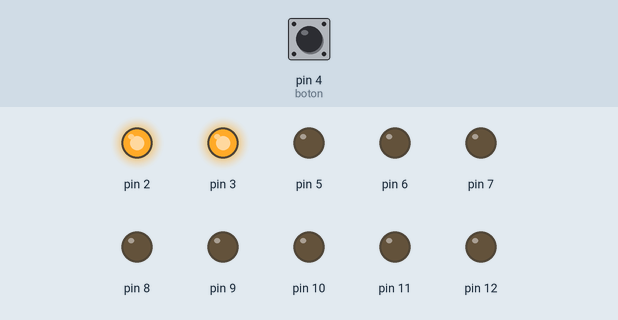
Recording of a sketch running on a simulated Arduino Uno, built with avr-gcc and run on an emulated ATmega328P. Shown: output pins drawn as LEDs (lit = HIGH). Dashed ring = blinking. Inputs (shaded band) come from the test bench; at power-on: pin 4 (boton) LOW.

Above: at 1.2 s.
1.3 s: pin 4 (boton) pulled HIGH for 1 s
At 3.8 s:
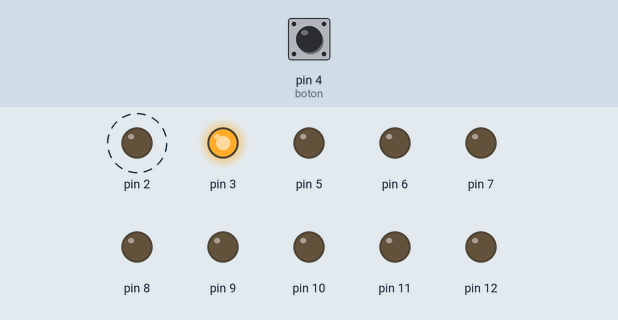
5.3 s: pin 4 (boton) pulled HIGH for 0.15 s
At 6.4 s:
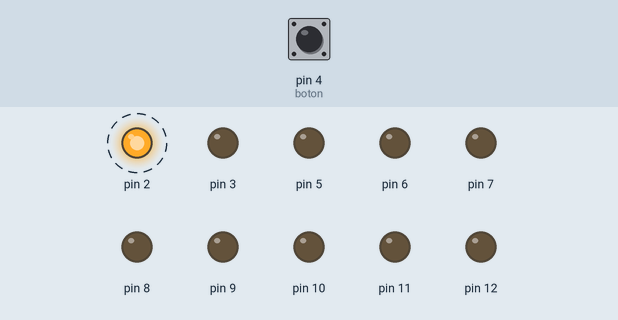
8.4 s: pin 4 (boton) pulled HIGH for 1 s
At 11.5 s:
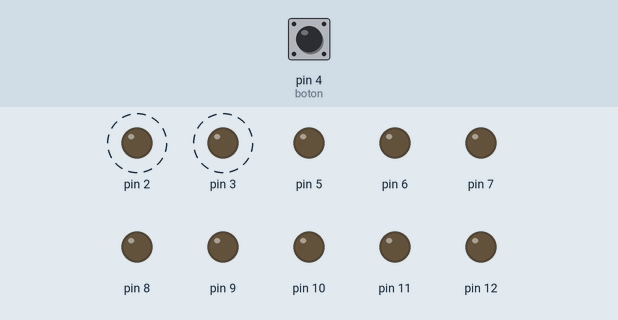
12.4 s: pin 4 (boton) pulled HIGH for 3.2 s
At 18.4 s:
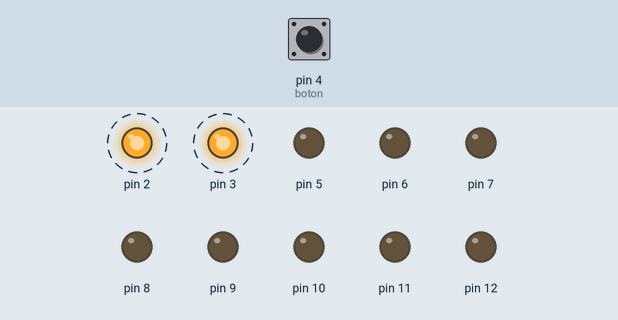
18.6 s: pin 4 (boton) pulled HIGH for 0.15 s
At 18.87 s:
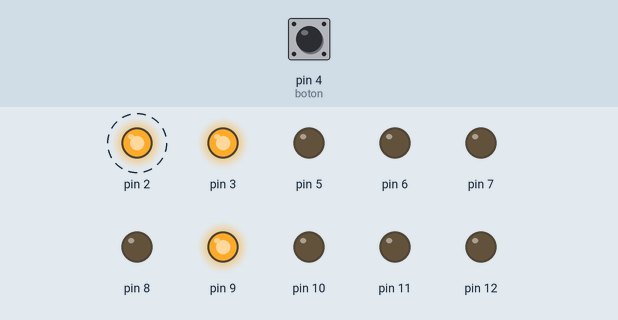
21.6 s: pin 4 (boton) pulsed HIGH 2 times (0.12 s each, 0.3 s apart)
At 22.8 s:
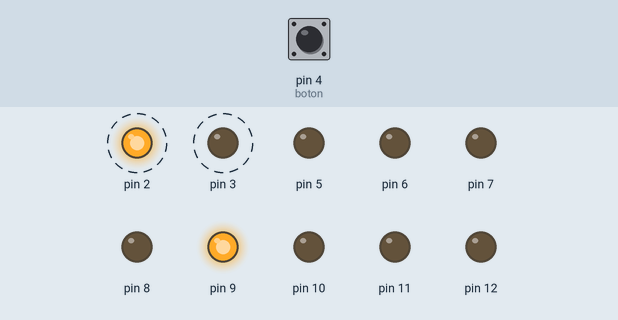
Timing chart, 0 to 25.6 s (numbered marks = the images above; inputs shaded):
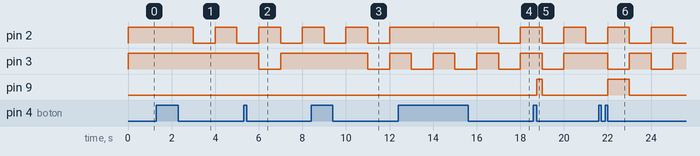

Measured:
- after the input at 1.3 s, pin 2: HIGH → LOW after 1.7 s, → HIGH 1.0 s later, → LOW 1.0 s later
- after the input at 5.3 s, pin 3: HIGH → LOW after 0.70 s, → HIGH 1.0 s later
- after the input at 8.4 s, pin 3: HIGH → LOW after 2.6 s, → HIGH 1.0 s later
- after the input at 12.4 s, pin 2: HIGH → LOW after 4.6 s, → HIGH 1.0 s later
- after the input at 18.6 s, pin 3: HIGH → LOW after 0.40 s, → HIGH 1.0 s later; pin 9: LOW → HIGH after 0.15 s, → LOW 0.25 s later
- after the input at 21.6 s, pin 3: alternates HIGH for 1.0 s and LOW for 1.0 s, starting after 0.40 s; pin 9: LOW → HIGH after 0.42 s, → LOW 0.98 s later

The sketch:

CentralElectrica.ino
```cpp
#define cant_operadores 2
#include "ColaEstatica.h"
#include <avr/wdt.h>
#include <math.h>
#define SEGUNDOS 10

typedef struct {
  int led;
  int ledstate;
  int leds[4];
  double tiempo;
  Tcola cola;
  double llamada;
  int plibre_led;
} Toperador;
/*registro Toperador que va a tener todas las variables de cada uno de los operadores, led es del numero de led que le corresponde en la
placa arduino, ledstate indica el estado del led, actuaria como un "booleano": 1 para HIGH (prendido), 0 para LOW (apagado)*/

/*definimos aca las funciones que despues vamos a usar en el algoritmo*/
void ponerllamada (Toperador *op, double duracion);
void ElegirOperador(Toperador operadores[cant_operadores], int* destino);
void InicializarOperadores(Toperador operadores[cant_operadores]);
void actualizar(Toperador operadores[cant_operadores]);


/*Definimos un arreglo de cant_operadores que en este caso es igual a dos del tipo Toperador (es decir, que va a ser un registro)*/
Toperador operadores[cant_operadores];

const int boton = 4;
double reloj = 0;
int destino;
/*Con destino nos referimos al operador al cual va a ser destinada la llamada: 0 para operador 1 y 1 para operador 2 (los arreglos empiezan en posicion 0 en C)*/
double duracion=0;
int i;
int j;


double buttonState = 0;
double lastButtonState = 0;
double startPressed = 0;
double endPressed = 0;
double millisact;
/*Buttonstate estado del boton actualmente LOW o HIGH, LastButtonState el ultimo estado del boton, StartPressed almacena el momento en el cuál comenzo a presionarse el botón*/


void setup() {
/*Se le asignan a cada operador uno de los dos leds amarillos que van a estar en los pines 2 y 3*/
operadores[0].led = 2;
operadores[1].led = 3;

/*Inicializacion de los leds de las colas que son cuatro leds rojas para cada uno*/
int cont=5;
for(i=0; i<=1; i++){
  for(j=0; j<=3; j++){
    operadores[i].leds[j]=cont;
    cont++;
}}
/*Se declara el boton como pin de salida*/
pinMode(boton, INPUT);
InicializarOperadores(operadores);


}


void loop() {

/*Milisegundos actuales*/
millisact = millis();
/*Si los milisegundos actuales desde que comienza el loop es mayor al tiempo de reloj que habia hasta el momento, al restarlo me deberia dar mayor o igual a 1 segundo*/
if (millisact - reloj >= 1000) {
   actualizar(operadores); /**/
   reloj = millisact; /*actualizo el tiempo de reloj para la proxima vez que se ejecute el loop*/
   for (i=0; i<=cant_operadores-1; i++){
    /*Si hay llamadas en espera tiempo es mayor a 0, la led del operador correspondiente a ese tiempo de espera tiene que titilar*/
    if(operadores[i].tiempo > 0){
      if(operadores[i].ledstate == LOW){
        operadores[i].ledstate = HIGH;
      }else{
        operadores[i].ledstate = LOW;
      }
      digitalWrite(operadores[i].led, operadores[i].ledstate);/*cambio el estado del led*/
    }
   }

}


/*Me aseguro que las dos colas no esten llenas al mismo tiempo y entonces ahí acepto otra llamada recibida a través de la presión del botón*/
if ((!cllena(&operadores[0].cola)) || (!cllena(&operadores[1].cola))){
  buttonState = digitalRead(boton); /*Leo el estado del boton actualmente y lo almaceno en buttonState*/
/*si el estado del botón actualmente es distinto al estado del botón anterior entonces pregunto si el estado del botón es igual a HIGH (comenzó a ser presionado)y
 se almacena el tiempo en el que se empezó a presionar o igual a LOW(se dejo de presionar) y se almacena el tiempo en el que se finalizo la presión del botón y con
 todo eso se calcula la duración total de la presión del botón, es decir, la duración total de la nueva llamada*/
  if (buttonState != lastButtonState) {
      if (buttonState == HIGH) {
          startPressed = millis();
      }else{
       endPressed = millis();
       duracion = (endPressed - startPressed)/1000 * SEGUNDOS;
      }
  }
/*Para evitar errores en las restas de tiempo tratamos de asegurarnos que nos de valores enteros, caso contrario convertir ese tiempo en un entero calculando la parte entera*/
  if (duracion>0){
    if (duracion < 1){
      duracion=0;
    }else{
      duracion=ceil(duracion);
    }
    if (duracion > 0){
      ElegirOperador(operadores, &destino);
      ponerllamada(&operadores[destino], duracion);
      duracion=0; /*vuelvo a inicializar la duración para la proxima llamada que se reciba*/
   }
  }


  lastButtonState = buttonState; /*Almaceno el estado actual del botón en lastButtonState actualizando el valor de este*/

}
}


void ElegirOperador(Toperador operadores[cant_operadores], int* destino){
  /*Si el segundo operador tiene la cola llena el destino es igual a cero, es decir, ira al primer operador*/
  if(cllena(&operadores[1].cola)){
    *destino = 0;
  }else{ /*Sino pregunto si el primer operador tiene la cola llena, caso en el cual destino igual 1, ira al segundo operador*/
    if(cllena(&operadores[0].cola)){
      *destino = 1;
    }else{    /*Si ninguno de los operadores tiene la cola llena, verifico cuál de los dos tiene menos tiempo de espera y ése será el que recibirá la llamada*/
      if (operadores[0].tiempo <= operadores[1].tiempo){
        *destino = 0;
      }else{
        *destino = 1;
      }
    }
  }

}


void actualizar(Toperador operadores[cant_operadores]){

 for(int i=0; i<cant_operadores; i++){
  /*si el tiempo de espera del operador es mayor a cero, resto un segundo al tiempo de espera y al mismo tiempo al tiempo de llamada actual*/
  if (operadores[i].tiempo > 0)
    operadores[i].tiempo--;
    operadores[i].llamada--;
    /*si la llamada actual queda en cero o menos al restarle 1 segundo, asegurandome que en la cola haya llamadas en
    espera, saco una llamada de la cola y la almaceno en la variable llamada del operador en cuestión  y a su vez le resto uno al plibre_led indicando cual va a ser el nuevo
    primer led disponible para ser ocupado y apago la luz del led en cuestion para indicar que ahora hay un espacio nuevo en la cola*/
    if (operadores[i].llamada <= 0){
      if (!cvacia(&operadores[i].cola)){
        csacar(&operadores[i].cola, &operadores[i].llamada);
        operadores[i].plibre_led--;
        digitalWrite(operadores[i].leds[operadores[i].plibre_led], LOW);
        }else{
        /*El operador está libre, la cola esta vacía, el led amarillo deja de titilar y se mantiene encendido*/
        digitalWrite(operadores[i].led, HIGH);
      }
    }
  }
}


void ponerllamada (Toperador *op, double duracion){
  /*si el tiempo de espera total del operador es igual a 0 quiere decir que el operador esta libre, la llamada es atendida instantaneamente por el operador y, por lo tanto, no se encola*/
  if (op->tiempo == 0){
    op->llamada = duracion;
  }else{ /*Si hay tiempo de espera, mientras la cola no este llena, indico que el primer led que estaba disponible (primera posicion de la cola disponible sin ocupar) se prenda e incremento plibre_led en 1
    indicando cual es el proximo led a encenderse*/
    if (!cllena(&op->cola)){
      cponer(&op->cola, duracion);
      digitalWrite(op->leds[op->plibre_led], HIGH);
      op->plibre_led++;
    }
  }
  op->tiempo = op->tiempo + duracion; /*Aumento el tiempo de espera del operador*/
}


/*inicializo los operadores creando la pila, poniendo en 0 el tiempo de llamada de espera y la llamada actual, Plibre_led primera posición de la cola libre seteo el led amarillo como de
salida y ledstate HIGH indicando que comienza prendido al iniciar el programa indicando que los operadores al principio estan libres y seteo los cuatro leds rojos de la
cola de espera como leds de salida*/
void InicializarOperadores(Toperador operadores[cant_operadores]){
  for (int i=0; i<=cant_operadores - 1; i++){
    ccrear(&operadores[i].cola);
    operadores[i].tiempo = 0;
    operadores[i].llamada = 0;
    operadores[i].plibre_led = 0;
    pinMode(operadores[i].led, OUTPUT);
    operadores[i].ledstate = HIGH;
    digitalWrite(operadores[i].led, operadores[i].ledstate);
    for (int j=0; j<=3; j++){
     pinMode(operadores[i].leds[j], OUTPUT);
    }
  }
}
```

ColaEstatica.h
```cpp
#define __MAX 4


typedef struct{
	int Final;
	double elem[__MAX];
}Tcola;


int cllena (Tcola *q){
	if (q->Final == __MAX-1){
        return 1;
    }else{
        return 0;
    }
}

int cvacia (Tcola *q){
	 if(q->Final == -1){
        return 1;
    }else{
        return 0;
    }
}

void ccrear (Tcola *q){
	 q->Final = -1;
}

void cponer (Tcola *q, double x){
	 q->Final++;
    q->elem[q->Final] = x;
}

void csacar (Tcola *q, double *x){
int i;

    *x = q->elem[0];
    for (i=0; i <= q->Final-1; i++){
        q->elem[i] = q->elem[i+1];
    }
    q->Final = q->Final - 1;
}
```
